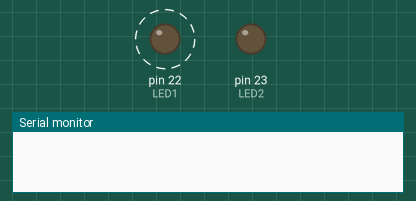
Simulated run of this sketch. Board: Arduino Mega 2560, built with avr-gcc and run on an emulated ATmega2560. Parts: output pins drawn as LEDs (lit = HIGH), the last lines printed to the serial monitor. Dashed ring = blinking.

Above: at 0.5 s.
At 3.5 s:
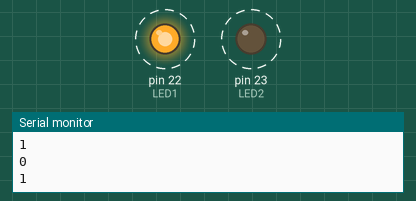
Timing chart, 0 to 4.6 s (numbered marks = the images above):
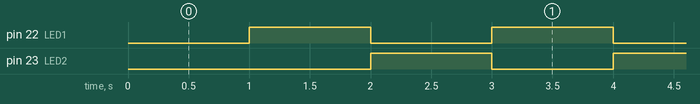

The sketch:

2.ino
```cpp
// 실험 2단계: LED 2개 교대 점멸 (delay -> millis 비차단 방식으로 개선)

#define LED1 22
#define LED2 23

unsigned long prevMillis = 0;
const long interval = 1000;   // 1초 간격
bool state = false;

void setup() {
  pinMode(LED1, OUTPUT);
  pinMode(LED2, OUTPUT);
  Serial.begin(115200);
}

void loop() {
  unsigned long now = millis();
  if (now - prevMillis >= interval) {   // delay() 없이 1초마다 전환
    prevMillis = now;
    state = !state;
    digitalWrite(LED1, state ? HIGH : LOW);
    digitalWrite(LED2, state ? LOW : HIGH);
    Serial.println(state);              // 동시에 시리얼 출력 가능
  }
}
```

Measured:
- by itself, pin 22 (LED1), pin 23 (LED2): alternates HIGH for 1.0 s and LOW for 1.0 s
